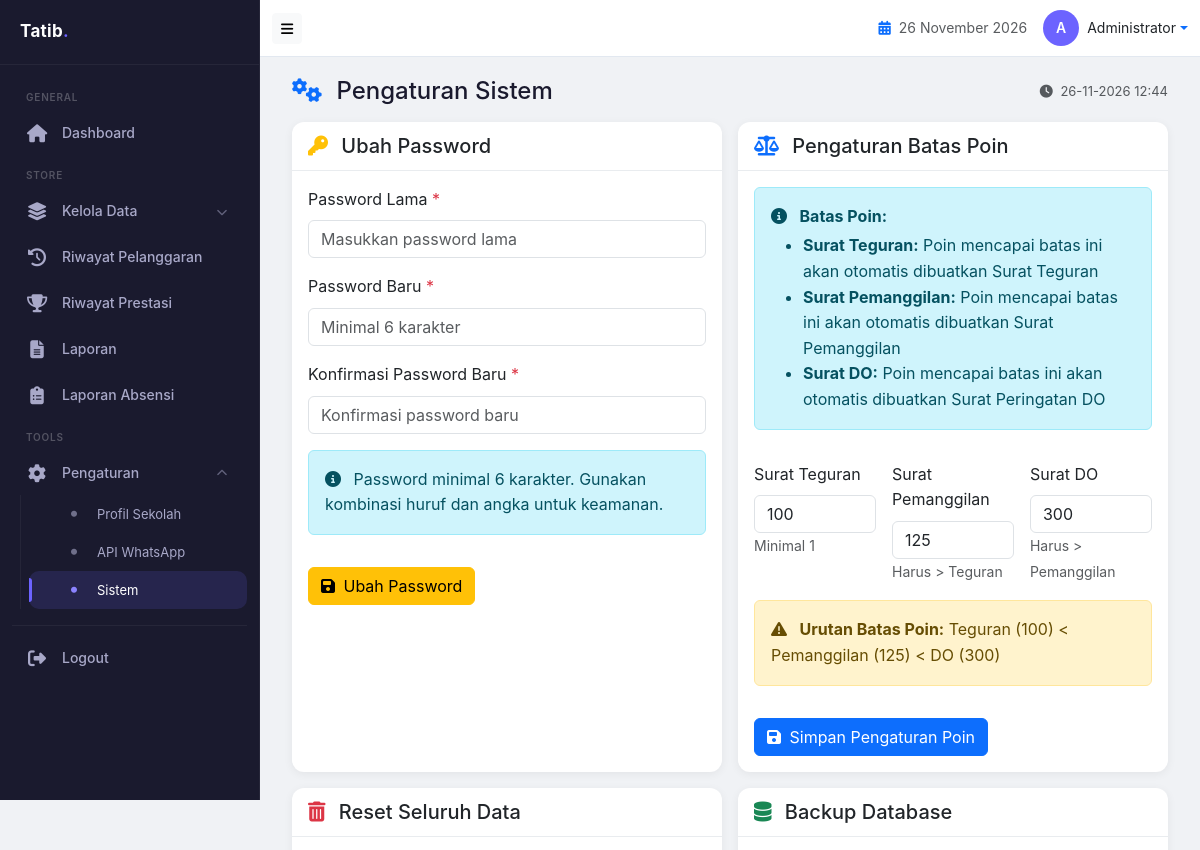
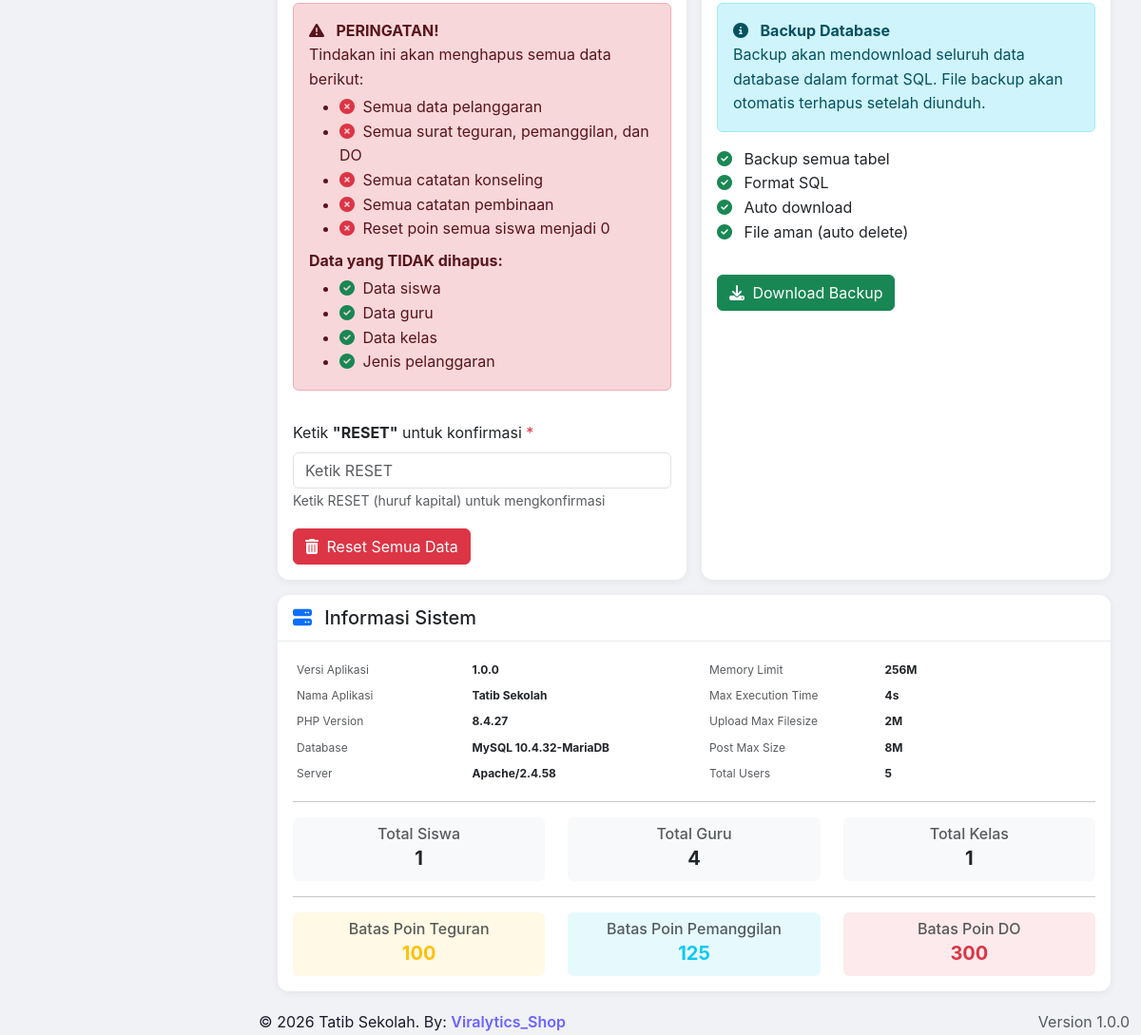
/admin/pengaturan/sistem.php (signed in), run on the app's committed database (2 pictures, top to bottom).
### tables this page shows
CREATE TABLE `users` (
  `id` int(11) NOT NULL,
  `username` varchar(50) NOT NULL,
  `password` varchar(255) NOT NULL,
  `nama_lengkap` varchar(100) NOT NULL,
  `nip` varchar(20) DEFAULT NULL,
  `role` enum('admin','guru','bk','walikelas') DEFAULT 'guru',
  `jabatan` varchar(50) DEFAULT NULL,
  `no_hp` varchar(15) DEFAULT NULL,
  `foto` varchar(100) DEFAULT NULL,
  `is_piket` tinyint(1) DEFAULT '0',
  `is_bk` tinyint(1) DEFAULT '0',
  `is_walikelas` tinyint(1) DEFAULT '0',
  `created_at` timestamp NOT NULL DEFAULT CURRENT_TIMESTAMP
);

CREATE TABLE `pengaturan` (
  `id` int(11) NOT NULL,
  `nama_sekolah` varchar(100) DEFAULT NULL,
  `logo` varchar(100) DEFAULT NULL,
  `alamat` text,
  `no_telp` varchar(15) DEFAULT NULL,
  `email` varchar(50) DEFAULT NULL,
  `batas_poin_peringatan` int(11) DEFAULT '100',
  `batas_poin_pemanggilan` int(11) DEFAULT '200',
  `batas_poin_do` int(11) DEFAULT '300',
  `api_wa_url` varchar(255) DEFAULT NULL,
  `api_wa_token` varchar(100) DEFAULT NULL,
  `tahun_ajaran` varchar(20) DEFAULT NULL
);

### admin/pengaturan/sistem.php (the view, shortened to what the rows shown need)
<?php
require_once __DIR__ . '/../../includes/config.php';
require_once __DIR__ . '/../../includes/db.php';
require_once __DIR__ . '/../../includes/functions.php';
$guru_list = getGuru();
include '../../includes/header.php';
?>
<div class="container-fluid">
    <div class="row g-3">
        <div class="col-md-6">
            <div class="card">
                <div class="card-body">
                    <form method="POST" action="">
                        <div class="row g-3">
                            <div class="col-4">
                                <label class="form-label">Surat Teguran</label>
                                <input type="number" class="form-control" name="batas_poin_peringatan"
                                       value="<?= $pengaturan['batas_poin_peringatan'] ?? 100 ?>" min="1" required>
                                <small class="text-muted">Minimal 1</small>
                            </div>
                            <div class="col-4">
                                <label class="form-label">Surat Pemanggilan</label>
                                <input type="number" class="form-control" name="batas_poin_pemanggilan"
                                       value="<?= $pengaturan['batas_poin_pemanggilan'] ?? 200 ?>" min="1" required>
                                <small class="text-muted">Harus > Teguran</small>
                            </div>
                            <div class="col-4">
                                <label class="form-label">Surat DO</label>
                                <input type="number" class="form-control" name="batas_poin_do"
                                       value="<?= $pengaturan['batas_poin_do'] ?? 300 ?>" min="1" required>
                                <small class="text-muted">Harus > Pemanggilan</small>
                            </div>
                            <div class="col-12">
                                <div class="alert alert-warning">
                                    <i class="fas fa-exclamation-triangle me-2"></i>
                                    <strong>Urutan Batas Poin:</strong>
                                    Teguran (<?= $pengaturan['batas_poin_peringatan'] ?? 100 ?>) &lt;
                                    Pemanggilan (<?= $pengaturan['batas_poin_pemanggilan'] ?? 200 ?>) &lt;
                                    DO (<?= $pengaturan['batas_poin_do'] ?? 300 ?>)
                                </div>
                            </div>
                        </div>
                    </form>
                </div>
            </div>
        </div>
        <div class="col-md-12">
            <div class="card">
                <div class="card-body">
                    <div class="row">
                        <div class="col-md-4">
                            <div class="text-center p-2 bg-warning bg-opacity-10 rounded">
                                <h6 class="text-muted mb-0">Batas Poin Teguran</h6>
                                <span class="fw-bold fs-5 text-warning"><?= $pengaturan['batas_poin_peringatan'] ?? 100 ?></span>
                            </div>
                        </div>
                        <div class="col-md-4">
                            <div class="text-center p-2 bg-info bg-opacity-10 rounded">
                                <h6 class="text-muted mb-0">Batas Poin Pemanggilan</h6>
                                <span class="fw-bold fs-5 text-info"><?= $pengaturan['batas_poin_pemanggilan'] ?? 200 ?></span>
                            </div>
                        </div>
                        <div class="col-md-4">
                            <div class="text-center p-2 bg-danger bg-opacity-10 rounded">
                                <h6 class="text-muted mb-0">Batas Poin DO</h6>
                                <span class="fw-bold fs-5 text-danger"><?= $pengaturan['batas_poin_do'] ?? 300 ?></span>
                            </div>
                        </div>
                    </div>
                </div>
            </div>
        </div>
    </div>
</div>
<?php include '../../includes/footer.php'; ?>

### includes/header.php (shortened to what the rows shown need)
<?php
$user = getCurrentUser();
$pengaturan = getPengaturan();
?>
<!DOCTYPE html>
<html lang="id">
<head>
    <link href="https://cdn.jsdelivr.net/npm/bootstrap@5.3.0/dist/css/bootstrap.min.css" rel="stylesheet">
    <link href="https://cdnjs.cloudflare.com/ajax/libs/font-awesome/6.4.0/css/all.min.css" rel="stylesheet">
</head>
<body>
    <div class="app-wrapper">
        <div class="main-content">
            <nav class="navbar navbar-custom">
                <div class="container-fluid">
                    <div class="d-flex align-items-center ms-auto">
                        <div class="dropdown">
                            <a href="#" class="d-flex align-items-center text-decoration-none dropdown-toggle" data-bs-toggle="dropdown">
                                <div class="avatar-circle">
                                    <?= strtoupper(substr($user['nama_lengkap'] ?? 'U', 0, 1)) ?>
                                </div>
                                <span class="ms-2 d-none d-md-inline text-dark" style="font-size:14px;">
                                    <?= $user['nama_lengkap'] ?? 'User' ?>
                                </span>
                            </a>
                        </div>
                    </div>
                </div>
            </nav>
            <div class="content-wrapper">

### data on the page
users: nama_lengkap "A", nama_lengkap "Administrator"
pengaturan: batas_poin_peringatan "100", batas_poin_pemanggilan "125", batas_poin_do "300"

### other printed values
APP_VERSION "1.0.0"
APP_NAME "Tatib Sekolah"
$system_info['php_version'] "8.4.27"
$system_info['mysql_version'] "10.4.32-MariaDB"
$system_info['server_software'] "Apache/2.4.58"
$system_info['memory_limit'] "256M"
$system_info['max_execution_time'] "4"
$system_info['upload_max_filesize'] "2M"
$system_info['post_max_size'] "8M"
count($guru_list) + 1 "5"
getTotalSiswa() "1"
getTotalGuru() "4"
getTotalKelas() "1"
